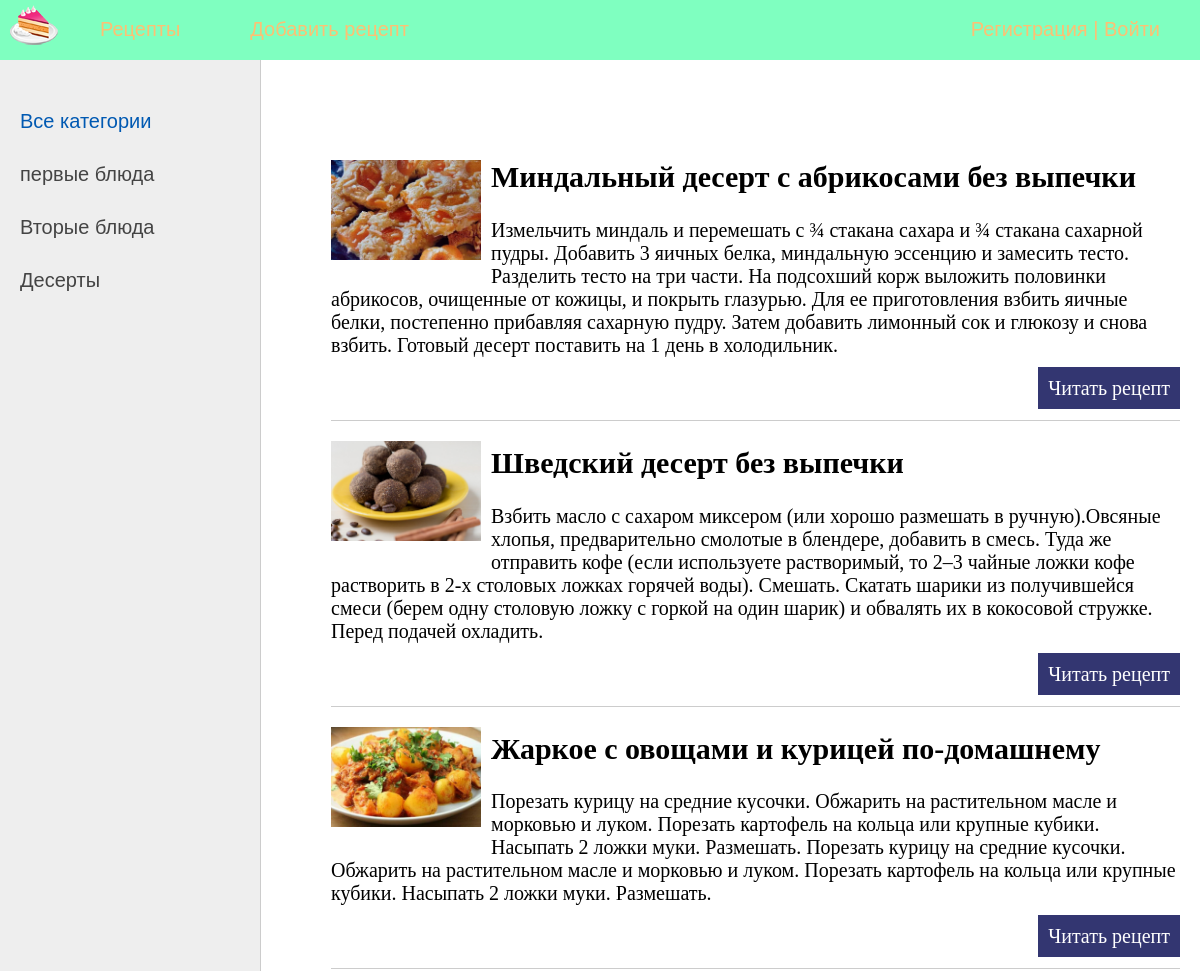
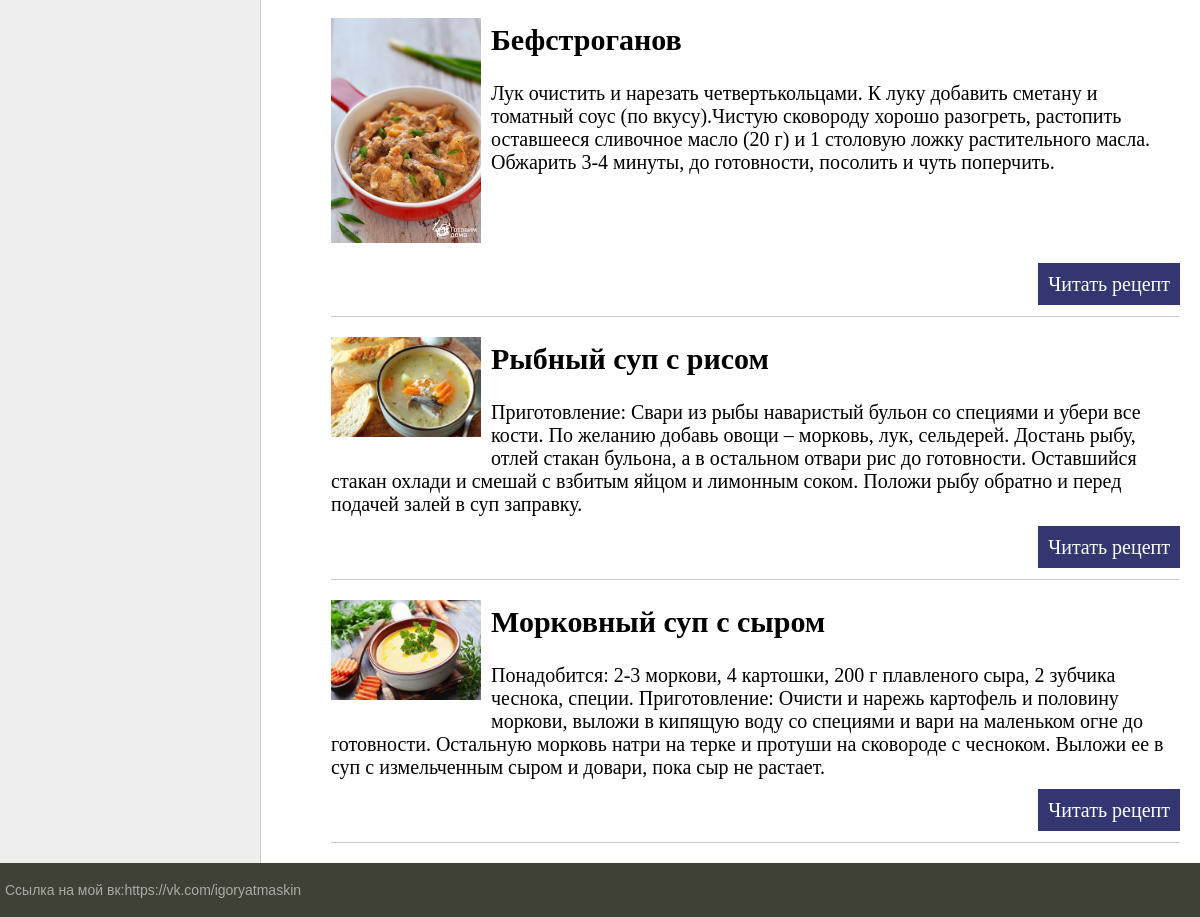
The page / on the database its author committed (2 pictures, top to bottom).
### blog/models.py (models this page shows, shortened)
class Category(models.Model):
    name = models.CharField(max_length=100, db_index=True)
    def get_absolute_url(self):
        return reverse('category', kwargs={'cat_id': self.pk})

class Article(models.Model):
    title = models.CharField(max_length=255)
    content = models.TextField(blank=True)
    photo = models.ImageField(upload_to="photos/%Y/%m/%d/", null=True)
    time_create = models.DateTimeField(auto_now_add=True)
    time_update = models.DateTimeField(auto_now=True)
    is_published = models.BooleanField(default=True)
    cat = models.ForeignKey('Category', on_delete=models.PROTECT)
    def get_absolute_url(self):
        return reverse('post', kwargs={'post_id': self.pk})
    class Meta:
        ordering = ['-pk']
        verbose_name = 'Рецепты'
        verbose_name_plural = 'Рецепты'

### blog/views.py (the view)
# urls.py: path('', index, name='home'),
def index(request):
    articles = ["Все статьи", "Короновирус", "IT", "Футбол"]
    posts = Article.objects.all()
    cats = Category.objects.all()
    context = {
        'title': 'Рецепты',
        'cats': cats,
        'menu': menu,
        'articles': articles,
        'posts': posts,
        'cat_selected': 0,
    }
    return render(request, 'blog/index.html', context=context)

### blog/templates/blog/index.html (shortened to what this page needs)
{% extends 'blog/base.html' %}
{% block content %}
<ul class="list-articles">
	{% for p in posts %}
	{% if p.photo %}
	<p><img class="img-article-left thumb" src="{{p.photo.url}}"></p>
{% endif %}
			<li><h2>{{p.title}}</h2>
				{{p.content}}
			<p class="link-read-post"><a href="{{ p.get_absolute_url }}">Читать рецепт</a></p>
			</li>
	{% endfor %}
</ul>
{% endblock %}

### blog/templates/blog/base.html (shortened to what this page needs)
{% load static %}
<!DOCTYPE html>
<html>
<head>
	<link type="text/css" href="{% static 'blog/css/style21.css' %}" rel="stylesheet" />
</head>
<body>
<table class="table-page" border=0 cellpadding="0" cellspacing="0">
<tr><td valign=top>
{% block mainmenu %}
		<div class="header">
			<ul id="mainmenu" class="mainmenu">
			<li class="logo"><a href="{% url 'home' %}"><div class="logo"></div></a></li>
{% for m in menu %}
			<li><a href="{% url m.url_name %}">{{m.title}}</a></li>
{% endfor %}
				{% if request.user.is_authenticated %}
				<li class="last"> {{user.username}} | <a href="{% url 'logout' %}">Выйти</a></li>
				{% else %}
				<li class="last"><a href="{% url 'registr' %}">Регистрация</a> | <a href="{% url 'login' %}">Войти</a></li>
				{% endif %}
			</ul>
		</div>
{% endblock mainmenu %}
<table class="table-content" border=0 cellpadding="0" cellspacing="0">
<tr>
	<td valign="top" class="left-chapters">
	<ul id="leftchapters">
{% if cat_selected == 0 %}
		<li class="selected">Все категории</li>
{% else %}
		<li><a href="{% url 'home' %}">Все категории</a></li>
{% endif %}
{% for c in cats %}
	{% if c.pk == cat_selected %}
		<li class="selected">{{c.name}}</li>
	{% else %}
		<li><a href="{{ c.get_absolute_url }}">{{c.name}}</a></li>
	{% endif %}
{% endfor %}
	</ul>
</td>
<td valign="top" class="content">
	<div class="content-text">
{% block content %}
{% endblock %}
	</div>
</td></tr></table>
</td></tr>
<tr><td valign=top>
	<div id="footer">
		<p>Ссылка на мой вк:https://vk.com/igoryatmaskin</p>
	</div>
</td></tr></table>
</body>
</html>

### blog/static/blog/css/style21.css (style rules this page uses)
html, body { font-family: 'Arial'; margin: 0; padding: 0; height: 100%; width: 100%; color: #444; }
a { color: #0059b2; text-decoration: none; }
img { max-width: 600px; height: auto; }
img.img-article-left { max-width: 300px; height: auto; float: left; padding: 0 10px 10px 0; }
img.img-article-left.thumb { max-width: 150px; height: auto; }
p.link-read-post { text-align: right; }
p.link-read-post a { padding: 10px; min-width: 100px; background: #333671; color: #fff; text-decoration: none; }
ul.list-articles { list-style: none; margin: 0; padding: 0; }
ul.list-articles li { border-bottom: 1px solid #ccc; }
.table-page { width: 100%; height: 100%; vertical-align: top; }
.table-page tr { height: 100%; }
.header { background: #7fffc0; height: 60px; }
.logo { background: url('../images/logo7654.png') no-repeat 10px 5px; width: 70px; height: 60px; }
ul.mainmenu { list-style: none; margin: 0; padding: 0; height: 60px; color: #fdc073; font-size: 20px; overflow: hidden; }
ul.mainmenu li { float: left; margin: 18px 40px 0 30px; }
ul.mainmenu li.logo { margin: 0; }
ul.mainmenu li.last { float: right; }
ul.mainmenu li a { color: #fdc073; text-decoration: none; }
.table-content { width: 100%; min-height: 100%; height: 100%; }
.left-chapters { margin: 0; background: #eee; border-right: 1px solid #ccc; min-height: 100%; }
.left-chapters ul { width: 230px; min-height: 100%; margin: 0; padding: 20px 10px 10px 20px; list-style: none; font-size: 20px; }
.left-chapters ul li { margin: 30px 0 0 0; color: #999; }
.left-chapters ul li.selected { color: #0059b2; }
.left-chapters ul li a { color: #444; text-decoration: none; }
.content { padding: 40px 20px 20px 40px; width: 100%; box-sizing: border-box; }
.content-text { margin: 60px 0 0 30px; color: #000; font-size: 20px; font-family: Yandex Sans Display Light; }
#footer { box-sizing: border-box; background: #3F4137; padding: 5px; color: #aaa; font-size: 14px; font-family: Verdana, Geneva, Arial, Helvetica; text-align: left; overflow: hidden; }

### rows shown on the page
Category: name "первые блюда"
Category: name "Вторые блюда"
Category: name "Десерты"
Article: photo (picture), title "Миндальный десерт с абрикосами без выпечки", content "Измельчить миндаль и перемешать с ¾ стакана сахара и ¾ стакана сахарной пудры. Добавить 3 яичных белка, миндальную эссенцию и замесить тесто. Разделить тесто на три части. На подсохший корж выложить половинки абрикосов, очищенные от кожицы, и покрыть глазурью. Для ее приготовления взбить яичные белки, постепенно прибавляя сахарную пудру. Затем добавить лимонный сок и глюкозу и снова взбить. Готовый десерт поставить на 1 день в холодильник."
Article: photo (picture), title "Шведский десерт без выпечки", content "Взбить масло с сахаром миксером (или хорошо размешать в ручную).Овсяные хлопья, предварительно смолотые в блендере, добавить в смесь. Туда же отправить кофе (если используете растворимый, то 2–3 чайные ложки кофе растворить в 2-х столовых ложках горячей воды). Смешать. Скатать шарики из получившейся смеси (берем одну столовую ложку с горкой на один шарик) и обвалять их в кокосовой стружке. Перед подачей охладить."
Article: photo (picture), title "Жаркое с овощами и курицей по-домашнему", content "Порезать курицу на средние кусочки. Обжарить на растительном масле и морковью и луком. Порезать картофель на кольца или крупные кубики. Насыпать 2 ложки муки. Размешать. Порезать курицу на средние кусочки. Обжарить на растительном масле и морковью и луком. Порезать картофель на кольца или крупные кубики. Насыпать 2 ложки муки. Размешать."
Article: photo (picture), title "Бефстроганов", content "Лук очистить и нарезать четвертькольцами. К луку добавить сметану и томатный соус (по вкусу).Чистую сковороду хорошо разогреть, растопить оставшееся сливочное масло (20 г) и 1 столовую ложку растительного масла. Обжарить 3-4 минуты, до готовности, посолить и чуть поперчить."
Article: photo (picture), title "Рыбный суп с рисом", content "Приготовление: Свари из рыбы наваристый бульон со специями и убери все кости. По желанию добавь овощи – морковь, лук, сельдерей. Достань рыбу, отлей стакан бульона, а в остальном отвари рис до готовности. Оставшийся стакан охлади и смешай с взбитым яйцом и лимонным соком. Положи рыбу обратно и перед подачей залей в суп заправку."
Article: photo (picture), title "Морковный суп с сыром", content "Понадобится: 2-3 моркови, 4 картошки, 200 г плавленого сыра, 2 зубчика чеснока, специи. Приготовление: Очисти и нарежь картофель и половину моркови, выложи в кипящую воду со специями и вари на маленьком огне до готовности. Остальную морковь натри на терке и протуши на сковороде с чесноком. Выложи ее в суп с измельченным сыром и довари, пока сыр не растает."
